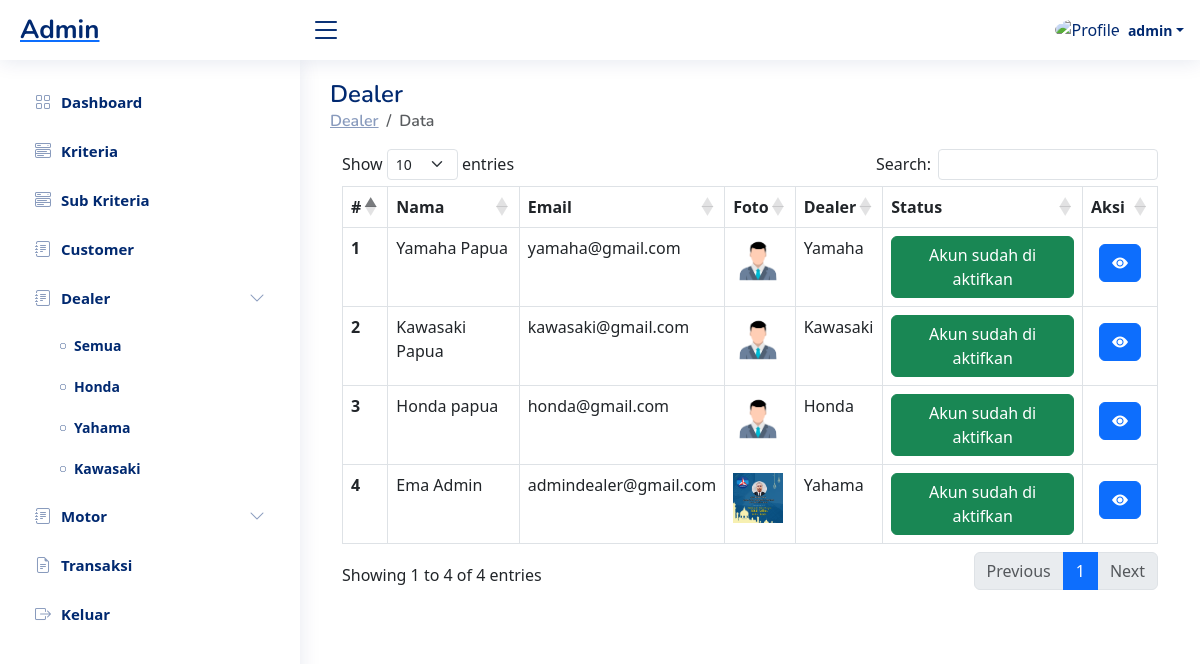
The app's page /admin/dealer.php (signed in) with its own data.
### tables this page shows
CREATE TABLE `pendaftaran` (
  `id_pendaftaran` char(10) NOT NULL,
  `nama_depan` varchar(250) NOT NULL,
  `nama_belakang` varchar(250) NOT NULL,
  `email` varchar(50) NOT NULL,
  `ktp` char(20) NOT NULL,
  `alamat_distrik` varchar(20) NOT NULL,
  `alamat_kelurahan` varchar(20) NOT NULL,
  `alamat_jalan` varchar(250) NOT NULL,
  `foto` char(20) NOT NULL,
  `status` char(1) NOT NULL,
  `role` char(1) NOT NULL,
  `dealer` varchar(20) NOT NULL,
  `password` varchar(250) NOT NULL
);

### admin/dealer.php (the view, shortened to what this page needs)
<?php
   require_once('includes/session-conn.php');
   include('includes/header.php');
   include('includes/sidebar.php');
   $datas =mysqli_query($conn,"SELECT * FROM pendaftaran WHERE role = '2' ORDER BY id_pendaftaran DESC");
   $dealer = '';
?>
  <main id="main" class="main">
    <div class="pagetitle">
      <h1>Dealer <?= $dealer?></h1>
      <nav>
        <ol class="breadcrumb">
          <li class="breadcrumb-item"><a href="dealer">Dealer</a></li>
          <li class="breadcrumb-item active">Data</li>
        </ol>
      </nav>
    </div>
    <section class="section dashboard">
    <div class="container">
      <div class="row">
        <div class="col-12">
          <div class="table-responsive">
            <table id="myTable" class="table  table-hover table-bordered">
              <thead>
                <tr class="bg-dark text-white ">
                  <th scope="col">#</th>
                  <th scope="col">Nama</th>
                  <th scope="col">Email</th>
                  <th scope="col">Foto</th>
                  <th scope="col">Dealer</th>
                  <th scope="col">Status</th>
                  <th scope="col">Aksi</th>
                </tr>
              </thead>
              <tbody class="">
                <?php $i = 0; foreach($datas as $data) : ?>
                <tr>
                  <th scope="row"><?= ++$i?></th>
                  <td><?= $data['nama_depan'] .' '. $data['nama_belakang']?></td>
                  <td><?= $data['email']?></td>
                  <td>
                    <?php if($data['foto'] == null): ?>
                      <img src="../assets/img/person.png" width="50" alt="foto" srcset="">
                    <?php else : ?>
                      <img src="../assets/img/data/<?= $data['foto']?>" width="50" alt="foto" srcset="">
                    <?php endif; ?>
                  </td>
                  <td><?= $data['dealer']?></td>
                  <td>
                    <?php if($data['status'] == 0): ?>
                        <a href="#" class="btn btn-warning">Akun belum di aktifkan</a>
                     <?php elseif($data['status'] == 1): ?>
                        <a href="#" class="btn btn-success">Akun sudah di aktifkan</a>
                    <?php endif; ?>
                  </td>
                  <td>
                    <a href="pendaftar-detail?id=<?= $data['id_pendaftaran']?>" class="btn btn-primary m-2"><i class="bi bi-eye-fill"></i></a>
                  </td>
                </tr>
                <?php endforeach ?>
              </tbody>
            </table>
          </div>
        </div>
      </div>
    </div>
    </section>
  </main>
  <?php
   include('includes/footer.php');
?>

### admin/assets/css/style.css (style rules this page uses)
:root { scroll-behavior: smooth; }
body { font-family: "Open Sans", sans-serif; background: #f6f9ff; color: #444444; }
a { color: #4154f1; text-decoration: none; }
h1, h2, h3, h4, h5, h6 { font-family: "Nunito", sans-serif; }
#main { margin-top: 60px; padding: 20px 30px; transition: all 0.3s; }
.pagetitle { margin-bottom: 10px; }
.pagetitle h1 { font-size: 24px; margin-bottom: 0; font-weight: 600; color: #012970; }
.breadcrumb { font-size: 14px; font-family: "Nunito", sans-serif; color: #899bbd; font-weight: 600; }
.breadcrumb a { color: #899bbd; transition: 0.3s; }
.breadcrumb .breadcrumb-item::before { color: #899bbd; }
.breadcrumb .active { color: #51678f; font-weight: 600; }
@media (min-width: 1200px) { #main, #footer { margin-left: 300px; } }

### records on screen
pendaftaran: nama_depan "Yamaha", nama_belakang "Papua", email "yamaha@gmail.com", foto (picture), dealer "Yamaha", status "Akun sudah di aktifkan"
pendaftaran: nama_depan "Kawasaki", nama_belakang "Papua", email "kawasaki@gmail.com", foto (picture), dealer "Kawasaki", status "Akun sudah di aktifkan"
pendaftaran: nama_depan "Honda", nama_belakang "papua", email "honda@gmail.com", foto (picture), dealer "Honda", status "Akun sudah di aktifkan"
pendaftaran: nama_depan "Ema", nama_belakang "Admin", email "admindealer@gmail.com", foto (picture), dealer "Yahama", status "Akun sudah di aktifkan"

### other values on screen
$_SESSION['nama_depan'] "admin"
